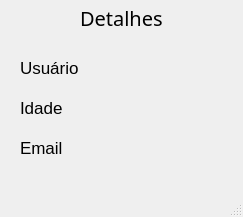
<?xml version="1.0" encoding="UTF-8"?>
<ui version="4.0">
 <class>MainWindow</class>
 <widget class="QMainWindow" name="MainWindow">
  <property name="geometry">
   <rect>
    <x>0</x>
    <y>0</y>
    <width>243</width>
    <height>217</height>
   </rect>
  </property>
  <property name="windowTitle">
   <string>MainWindow</string>
  </property>
  <widget class="QWidget" name="centralwidget">
   <widget class="QLabel" name="label">
    <property name="geometry">
     <rect>
      <x>20</x>
      <y>60</y>
      <width>61</width>
      <height>16</height>
     </rect>
    </property>
    <property name="font">
     <font>
      <pointsize>13</pointsize>
     </font>
    </property>
    <property name="text">
     <string>Usuário</string>
    </property>
   </widget>
   <widget class="QLabel" name="label_2">
    <property name="geometry">
     <rect>
      <x>20</x>
      <y>100</y>
      <width>51</width>
      <height>16</height>
     </rect>
    </property>
    <property name="font">
     <font>
      <pointsize>13</pointsize>
     </font>
    </property>
    <property name="text">
     <string>Idade</string>
    </property>
   </widget>
   <widget class="QLabel" name="label_3">
    <property name="geometry">
     <rect>
      <x>20</x>
      <y>140</y>
      <width>51</width>
      <height>16</height>
     </rect>
    </property>
    <property name="font">
     <font>
      <pointsize>13</pointsize>
     </font>
    </property>
    <property name="text">
     <string>Email</string>
    </property>
   </widget>
   <widget class="QLabel" name="label_4">
    <property name="geometry">
     <rect>
      <x>100</x>
      <y>60</y>
      <width>131</width>
      <height>21</height>
     </rect>
    </property>
    <property name="font">
     <font>
      <pointsize>10</pointsize>
     </font>
    </property>
    <property name="text">
     <string/>
    </property>
   </widget>
   <widget class="QLabel" name="label_5">
    <property name="geometry">
     <rect>
      <x>100</x>
      <y>100</y>
      <width>121</width>
      <height>20</height>
     </rect>
    </property>
    <property name="font">
     <font>
      <pointsize>10</pointsize>
     </font>
    </property>
    <property name="text">
     <string/>
    </property>
   </widget>
   <widget class="QLabel" name="label_6">
    <property name="geometry">
     <rect>
      <x>70</x>
      <y>140</y>
      <width>161</width>
      <height>20</height>
     </rect>
    </property>
    <property name="font">
     <font>
      <pointsize>10</pointsize>
     </font>
    </property>
    <property name="text">
     <string/>
    </property>
   </widget>
   <widget class="QLabel" name="label_7">
    <property name="geometry">
     <rect>
      <x>80</x>
      <y>10</y>
      <width>91</width>
      <height>16</height>
     </rect>
    </property>
    <property name="font">
     <font>
      <family>Franklin Gothic Medium Cond</family>
      <pointsize>15</pointsize>
     </font>
    </property>
    <property name="text">
     <string>Detalhes</string>
    </property>
   </widget>
  </widget>
  <widget class="QMenuBar" name="menubar">
   <property name="geometry">
    <rect>
     <x>0</x>
     <y>0</y>
     <width>243</width>
     <height>21</height>
    </rect>
   </property>
  </widget>
  <widget class="QStatusBar" name="statusbar"/>
 </widget>
 <resources/>
 <connections/>
</ui>
